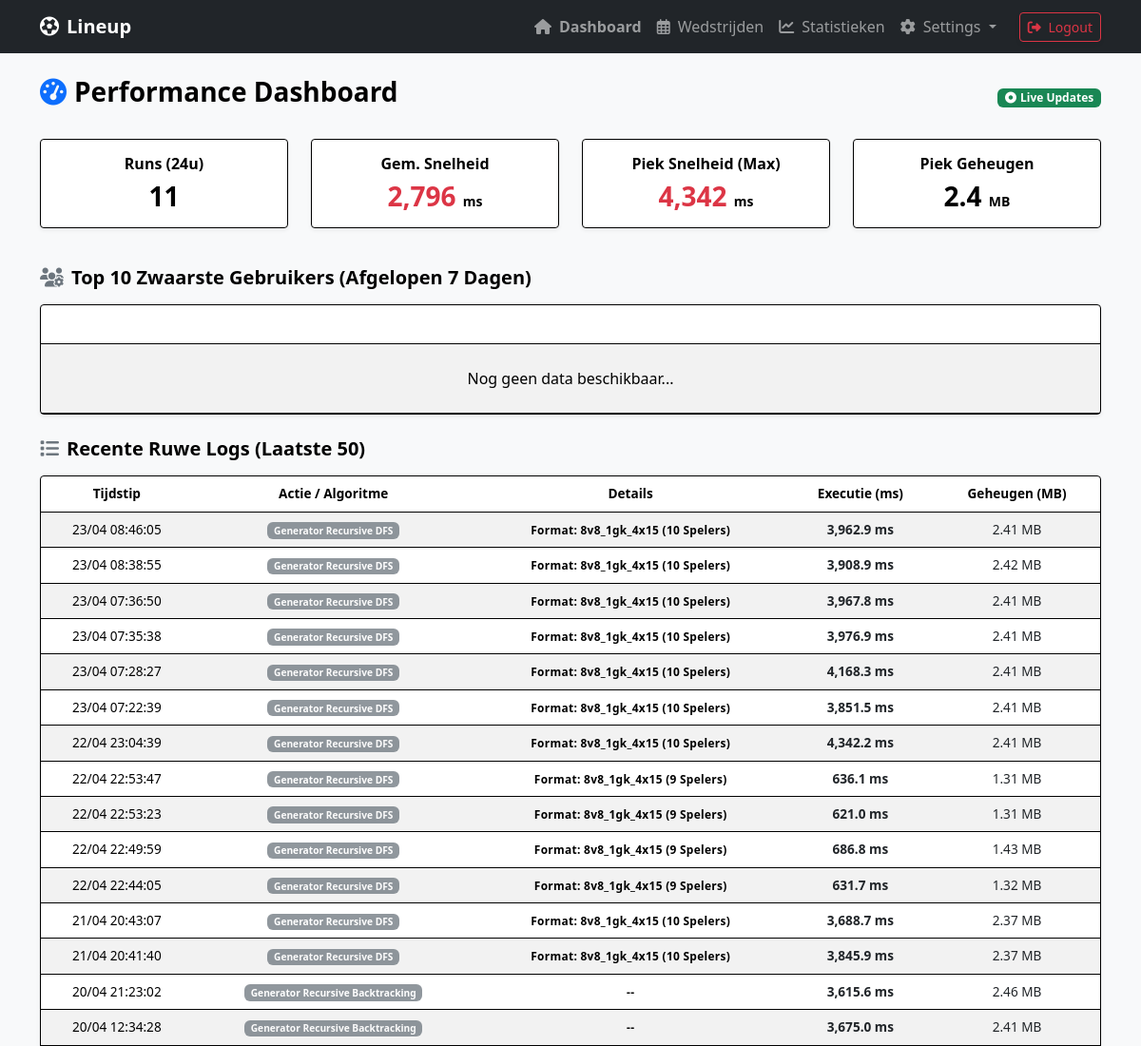
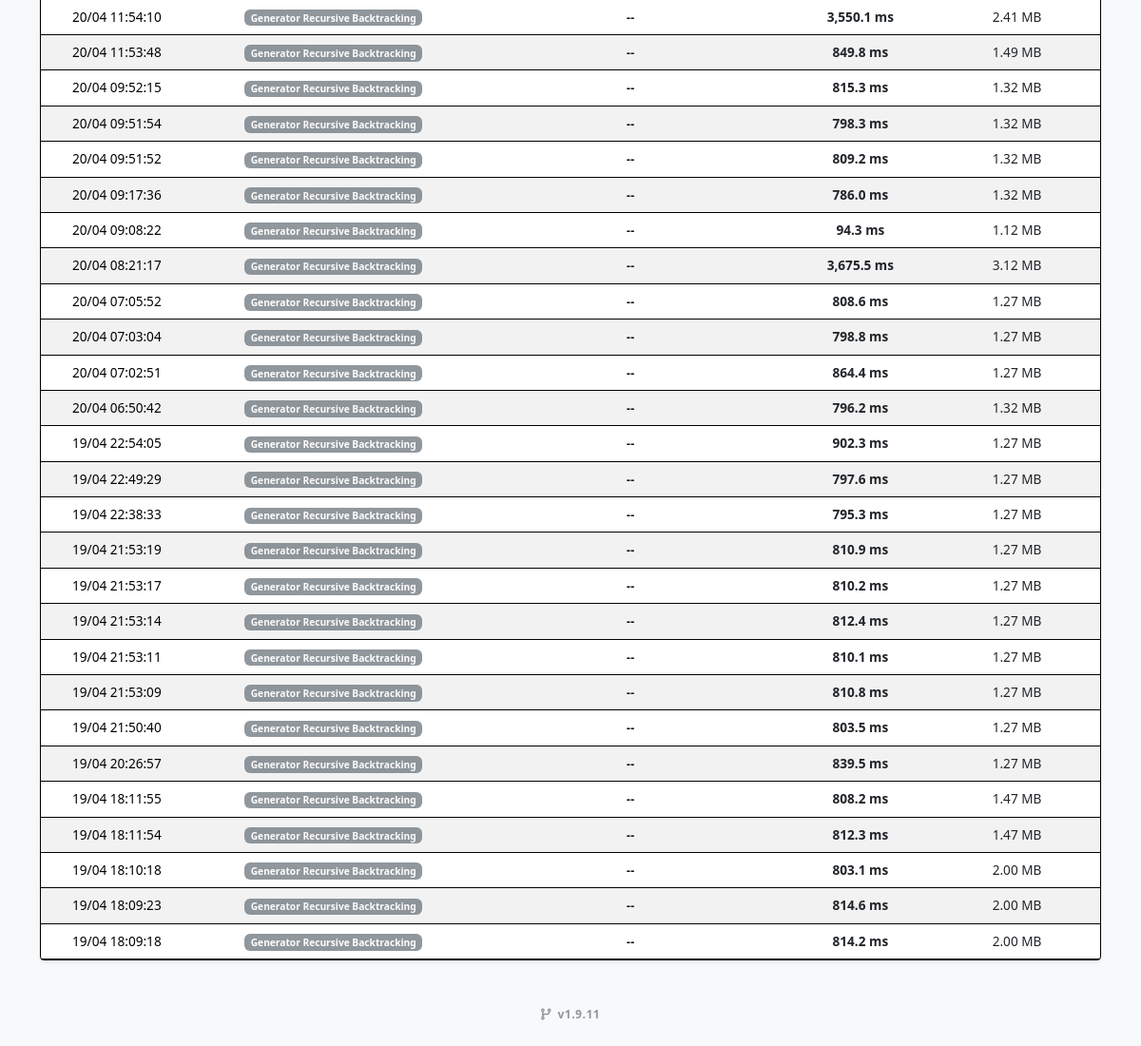
The app's page /php/admin/performance.php with its own data (2 pictures, top to bottom).
### tables this page shows
CREATE TABLE `system_logs` (
  `id` int NOT NULL AUTO_INCREMENT,
  `action_name` varchar(255) NOT NULL,
  `execution_time_ms` decimal(10,4) NOT NULL,
  `memory_usage_mb` decimal(10,2) NOT NULL,
  `user_id` int DEFAULT NULL,
  `created_at` timestamp NULL DEFAULT CURRENT_TIMESTAMP,
  `context` text,
  PRIMARY KEY (`id`),
  KEY `idx_action_name` (`action_name`),
  KEY `idx_created_at` (`created_at`)
);

### php/admin/performance.php (the view, shortened to what this page needs)
<?php
require_once __DIR__ . '/../getconn.php';
$stats_stmt = $pdo->query("SELECT
        COUNT(*) as total_runs,
        AVG(execution_time_ms) as avg_ms,
        MAX(execution_time_ms) as max_ms,
        AVG(memory_usage_mb) as avg_mem,
        MAX(memory_usage_mb) as max_mem
    FROM system_logs
    WHERE created_at > DATE_SUB(NOW(), INTERVAL 24 HOUR)");
$stats = $stats_stmt->fetch(PDO::FETCH_ASSOC);
$logs_stmt = $pdo->query("SELECT * FROM system_logs ORDER BY created_at DESC LIMIT 50");
$logs = $logs_stmt->fetchAll(PDO::FETCH_ASSOC);
$heaviest_users_stmt = $pdo->query("
    SELECT
        u.id, u.first_name, u.last_name, u.email, u.role, t.name as team_name,
        COUNT(sl.id) as total_runs,
        SUM(sl.execution_time_ms) as total_ms,
        AVG(sl.execution_time_ms) as avg_ms,
        MAX(sl.memory_usage_mb) as max_mem
    FROM system_logs sl
    JOIN users u ON sl.user_id = u.id
    LEFT JOIN teams t ON u.team_id = t.id
    WHERE sl.created_at > DATE_SUB(NOW(), INTERVAL 7 DAY)
    GROUP BY u.id
    ORDER BY total_ms DESC
    LIMIT 10
");
$heaviest_users = $heaviest_users_stmt->fetchAll(PDO::FETCH_ASSOC);
?>
<!DOCTYPE html>
<html lang="nl">
<head>
    <link href="https://cdn.jsdelivr.net/npm/bootstrap@5.3.0/dist/css/bootstrap.min.css" rel="stylesheet">
    <link rel="stylesheet" href="https://cdnjs.cloudflare.com/ajax/libs/font-awesome/6.4.0/css/all.min.css">
</head>
<body class="bg-light">
    <?php include __DIR__ . '/../header.php'; ?>
    <div class="container mt-4">
        <div class="d-flex justify-content-between align-items-center mb-4">
            <h3><i class="fa-solid fa-gauge-high text-primary me-2"></i>Performance Dashboard</h3>
            <div>
                <span class="badge bg-success" id="live-indicator"><i class="fa-solid fa-circle-dot fa-fade me-1"></i>Live Updates</span>
            </div>
        </div>
        <div class="row mb-4">
            <div class="col-md-3 mb-3">
                <div class="card shadow-sm border-0 bg-white">
                    <div class="card-body text-center">
                        <h6 class="text-muted mb-2">Runs (24u)</h6>
                        <h3 class="mb-0"><?= number_format($stats['total_runs']) ?></h3>
                    </div>
                </div>
            </div>
            <div class="col-md-3 mb-3">
                <div class="card shadow-sm border-0 bg-white">
                    <div class="card-body text-center">
                        <h6 class="text-muted mb-2">Gem. Snelheid</h6>
                        <h3 class="mb-0 <?= $stats['avg_ms'] > 1000 ? 'slow' : ($stats['avg_ms'] > 300 ? 'medium' : 'fast') ?>">
                            <?= number_format($stats['avg_ms'], 0) ?> <small class="text-muted" style="font-size: 0.5em;">ms</small>
                        </h3>
                    </div>
                </div>
            </div>
            <div class="col-md-3 mb-3">
                <div class="card shadow-sm border-0 bg-white">
                    <div class="card-body text-center">
                        <h6 class="text-muted mb-2">Piek Snelheid (Max)</h6>
                        <h3 class="mb-0 text-danger"><?= number_format($stats['max_ms'], 0) ?> <small class="text-muted" style="font-size: 0.5em;">ms</small></h3>
                    </div>
                </div>
            </div>
            <div class="col-md-3 mb-3">
                <div class="card shadow-sm border-0 bg-white">
                    <div class="card-body text-center">
                        <h6 class="text-muted mb-2">Piek Geheugen</h6>
                        <h3 class="mb-0"><?= number_format($stats['max_mem'], 1) ?> <small class="text-muted" style="font-size: 0.5em;">MB</small></h3>
                    </div>
                </div>
            </div>
        </div>
        <div class="row">
            <div class="col-md-12 mb-4">
                <h5 class="fw-bold mb-3"><i class="fa-solid fa-users-gear text-secondary me-2"></i>Top 10 Zwaarste Gebruikers (Afgelopen 7 Dagen)</h5>
                <div class="card shadow-sm border-0">
                    <div class="card-body p-0">
                        <div class="table-responsive">
                            <table class="table table-hover table-striped mb-0 text-center align-middle">
                                <thead class="table-dark">
                                    <tr>
                                        <th class="text-start ps-4">Gebruiker</th>
                                        <th>Team</th>
                                        <th>Aantal Runs</th>
                                        <th>Totale Laadtijd (s)</th>
                                        <th>Gem. Laadtijd (ms)</th>
                                        <th class="pe-4">Max Geheugen (MB)</th>
                                    </tr>
                                </thead>
                                <tbody>
                                    <?php if (empty($heaviest_users)): ?>
                                        <tr><td colspan="6" class="text-muted py-4">Nog geen data beschikbaar...</td></tr>
                                    <?php endif; ?>
                                </tbody>
                            </table>
                        </div>
                    </div>
                </div>
            </div>
        </div>
        <h5 class="fw-bold mb-3"><i class="fa-solid fa-list text-secondary me-2"></i>Recente Ruwe Logs (Laatste 50)</h5>
        <div class="card shadow-sm border-0">
            <div class="card-body p-0">
                <div class="table-responsive">
                    <table class="table table-hover table-striped mb-0 text-center align-middle" style="font-size: 0.85rem;">
                        <thead class="table-light">
                            <tr>
                                <th>Tijdstip</th>
                                <th>Actie / Algoritme</th>
                                <th>Details</th>
                                <th>Executie (ms)</th>
                                <th>Geheugen (MB)</th>
                            </tr>
                        </thead>
                        <tbody>
                            <?php if (empty($logs)): ?>
                                <tr><td colspan="5" class="text-muted py-4">Nog geen data beschikbaar...</td></tr>
                            <?php else: ?>
                                <?php foreach ($logs as $log):
                                    $timeClass = 'fast';
                                    if ($log['execution_time_ms'] > 1000) $timeClass = 'slow';
                                    elseif ($log['execution_time_ms'] > 300) $timeClass = 'medium';
                                    $memClass = '';
                                ?>
                                <tr>
                                    <td class="text-muted"><?= date('d/m H:i:s', strtotime($log['created_at'])) ?></td>
                                    <td><span class="badge bg-secondary opacity-75"><?= htmlspecialchars($log['action_name']) ?></span></td>
                                    <td><small class="text-muted fw-semibold" style="letter-spacing:0.3px;"><?= htmlspecialchars($log['context'] ?? '--') ?></small></td>
                                    <td class="<?= $timeClass ?>"><?= number_format($log['execution_time_ms'], 1) ?> ms</td>
                                    <td class="<?= $memClass ?>"><?= number_format($log['memory_usage_mb'], 2) ?> MB</td>
                                </tr>
                                <?php endforeach; ?>
                            <?php endif; ?>
                        </tbody>
                    </table>
                </div>
            </div>
        </div>
    </div>
    <?php include __DIR__ . '/../footer.php'; ?>

### php/css/styles.css (style rules this page uses)
:root { --primary-color: #0d6efd; --bg-gradient-start: #ffffff; --bg-gradient-end: #ffffff; --glass-bg: #ffffff; --glass-border: #000000; --glass-shadow: none; --text-primary: #000000; --text-secondary: #000000; }
body.premium-bg, body.bg-light { font-family: system-ui, -apple-system, "Segoe UI", Roboto, "Helvetica Neue", Arial, sans-serif; color: var(--text-primary); background: var(--bg-gradient-end); background-attachment: fixed; min-height: 100vh; }
h1, h2, h3, h4, h5, h6, .navbar-brand { font-family: system-ui, -apple-system, "Segoe UI", Roboto, "Helvetica Neue", Arial, sans-serif; font-weight: 600; }
.card, .glass-panel { background: var(--glass-bg) !important; backdrop-filter: none; -webkit-backdrop-filter: none; border: 1px solid var(--glass-border) !important; border-radius: 4px; box-shadow: none; color: var(--text-primary) !important; transition: none; }
.bg-light { background-color: #f8f9fa !important; }
table.table, .table { color: var(--text-primary) !important; border-color: var(--glass-border); }
.table td, .table th { border-color: var(--glass-border); background: transparent !important; vertical-align: middle; }
.text-muted { color: var(--text-secondary) !important; }
.text-primary { color: var(--primary-color) !important; }

### php/admin/performance.php (style rules this page uses)
.fast { color: #198754; font-weight: bold; }
.medium { color: #fd7e14; font-weight: bold; }
.slow { color: #dc3545; font-weight: bold; }

### records on screen
system_logs: created_at "23/04 08:46:05", action_name "Generator Recursive DFS", context "Format: 8v8_1gk_4x15 (10 Spelers)", execution_time_ms "3,962.9", memory_usage_mb "2.41"
system_logs: created_at "23/04 08:38:55", action_name "Generator Recursive DFS", context "Format: 8v8_1gk_4x15 (10 Spelers)", execution_time_ms "3,908.9", memory_usage_mb "2.42"
system_logs: created_at "23/04 07:36:50", action_name "Generator Recursive DFS", context "Format: 8v8_1gk_4x15 (10 Spelers)", execution_time_ms "3,967.8", memory_usage_mb "2.41"
system_logs: created_at "23/04 07:35:38", action_name "Generator Recursive DFS", context "Format: 8v8_1gk_4x15 (10 Spelers)", execution_time_ms "3,976.9", memory_usage_mb "2.41"
system_logs: created_at "23/04 07:28:27", action_name "Generator Recursive DFS", context "Format: 8v8_1gk_4x15 (10 Spelers)", execution_time_ms "4,168.3", memory_usage_mb "2.41"
system_logs: created_at "23/04 07:22:39", action_name "Generator Recursive DFS", context "Format: 8v8_1gk_4x15 (10 Spelers)", execution_time_ms "3,851.5", memory_usage_mb "2.41"
system_logs: created_at "22/04 23:04:39", action_name "Generator Recursive DFS", context "Format: 8v8_1gk_4x15 (10 Spelers)", execution_time_ms "4,342.2", memory_usage_mb "2.41"
system_logs: created_at "22/04 22:53:47", action_name "Generator Recursive DFS", context "Format: 8v8_1gk_4x15 (9 Spelers)", execution_time_ms "636.1", memory_usage_mb "1.31"
system_logs: created_at "22/04 22:53:23", action_name "Generator Recursive DFS", context "Format: 8v8_1gk_4x15 (9 Spelers)", execution_time_ms "621.0", memory_usage_mb "1.31"
system_logs: created_at "22/04 22:49:59", action_name "Generator Recursive DFS", context "Format: 8v8_1gk_4x15 (9 Spelers)", execution_time_ms "686.8", memory_usage_mb "1.43"
system_logs: created_at "22/04 22:44:05", action_name "Generator Recursive DFS", context "Format: 8v8_1gk_4x15 (9 Spelers)", execution_time_ms "631.7", memory_usage_mb "1.32"
system_logs: created_at "21/04 20:43:07", action_name "Generator Recursive DFS", context "Format: 8v8_1gk_4x15 (10 Spelers)", execution_time_ms "3,688.7", memory_usage_mb "2.37"
system_logs: created_at "21/04 20:41:40", action_name "Generator Recursive DFS", context "Format: 8v8_1gk_4x15 (10 Spelers)", execution_time_ms "3,845.9", memory_usage_mb "2.37"
system_logs: created_at "20/04 21:23:02", action_name "Generator Recursive Backtracking", context "--", execution_time_ms "3,615.6", memory_usage_mb "2.46"
system_logs: created_at "20/04 12:34:28", action_name "Generator Recursive Backtracking", context "--", execution_time_ms "3,675.0", memory_usage_mb "2.41"
system_logs: created_at "20/04 11:54:10", action_name "Generator Recursive Backtracking", context "--", execution_time_ms "3,550.1", memory_usage_mb "2.41"
system_logs: created_at "20/04 11:53:48", action_name "Generator Recursive Backtracking", context "--", execution_time_ms "849.8", memory_usage_mb "1.49"
system_logs: created_at "20/04 09:52:15", action_name "Generator Recursive Backtracking", context "--", execution_time_ms "815.3", memory_usage_mb "1.32"
system_logs: created_at "20/04 09:51:54", action_name "Generator Recursive Backtracking", context "--", execution_time_ms "798.3", memory_usage_mb "1.32"
system_logs: created_at "20/04 09:51:52", action_name "Generator Recursive Backtracking", context "--", execution_time_ms "809.2", memory_usage_mb "1.32"
system_logs: created_at "20/04 09:17:36", action_name "Generator Recursive Backtracking", context "--", execution_time_ms "786.0", memory_usage_mb "1.32"
system_logs: created_at "20/04 09:08:22", action_name "Generator Recursive Backtracking", context "--", execution_time_ms "94.3", memory_usage_mb "1.12"
system_logs: created_at "20/04 08:21:17", action_name "Generator Recursive Backtracking", context "--", execution_time_ms "3,675.5", memory_usage_mb "3.12"
system_logs: created_at "20/04 07:05:52", action_name "Generator Recursive Backtracking", context "--", execution_time_ms "808.6", memory_usage_mb "1.27"
system_logs: created_at "20/04 07:03:04", action_name "Generator Recursive Backtracking", context "--", execution_time_ms "798.8", memory_usage_mb "1.27"
system_logs: created_at "20/04 07:02:51", action_name "Generator Recursive Backtracking", context "--", execution_time_ms "864.4", memory_usage_mb "1.27"
system_logs: created_at "20/04 06:50:42", action_name "Generator Recursive Backtracking", context "--", execution_time_ms "796.2", memory_usage_mb "1.32"
system_logs: created_at "19/04 22:54:05", action_name "Generator Recursive Backtracking", context "--", execution_time_ms "902.3", memory_usage_mb "1.27"
system_logs: created_at "19/04 22:49:29", action_name "Generator Recursive Backtracking", context "--", execution_time_ms "797.6", memory_usage_mb "1.27"
system_logs: created_at "19/04 22:38:33", action_name "Generator Recursive Backtracking", context "--", execution_time_ms "795.3", memory_usage_mb "1.27"
system_logs: created_at "19/04 21:53:19", action_name "Generator Recursive Backtracking", context "--", execution_time_ms "810.9", memory_usage_mb "1.27"
system_logs: created_at "19/04 21:53:17", action_name "Generator Recursive Backtracking", context "--", execution_time_ms "810.2", memory_usage_mb "1.27"
system_logs: created_at "19/04 21:53:14", action_name "Generator Recursive Backtracking", context "--", execution_time_ms "812.4", memory_usage_mb "1.27"
system_logs: created_at "19/04 21:53:11", action_name "Generator Recursive Backtracking", context "--", execution_time_ms "810.1", memory_usage_mb "1.27"
system_logs: created_at "19/04 21:53:09", action_name "Generator Recursive Backtracking", context "--", execution_time_ms "810.8", memory_usage_mb "1.27"
system_logs: created_at "19/04 21:50:40", action_name "Generator Recursive Backtracking", context "--", execution_time_ms "803.5", memory_usage_mb "1.27"
system_logs: created_at "19/04 20:26:57", action_name "Generator Recursive Backtracking", context "--", execution_time_ms "839.5", memory_usage_mb "1.27"
system_logs: created_at "19/04 18:11:55", action_name "Generator Recursive Backtracking", context "--", execution_time_ms "808.2", memory_usage_mb "1.47"
system_logs: created_at "19/04 18:11:54", action_name "Generator Recursive Backtracking", context "--", execution_time_ms "812.3", memory_usage_mb "1.47"
system_logs: created_at "19/04 18:10:18", action_name "Generator Recursive Backtracking", context "--", execution_time_ms "803.1", memory_usage_mb "2.00"
system_logs: created_at "19/04 18:09:23", action_name "Generator Recursive Backtracking", context "--", execution_time_ms "814.6", memory_usage_mb "2.00"
system_logs: created_at "19/04 18:09:18", action_name "Generator Recursive Backtracking", context "--", execution_time_ms "814.2", memory_usage_mb "2.00"

### other values on screen
$_SESSION['team_name'] "Lineup"
$stats['total_runs'] "11"
$stats['avg_ms'] "2,796"
$stats['max_ms'] "4,342"
$stats['max_mem'] "2.4"
$app_version "v1.9.11"
